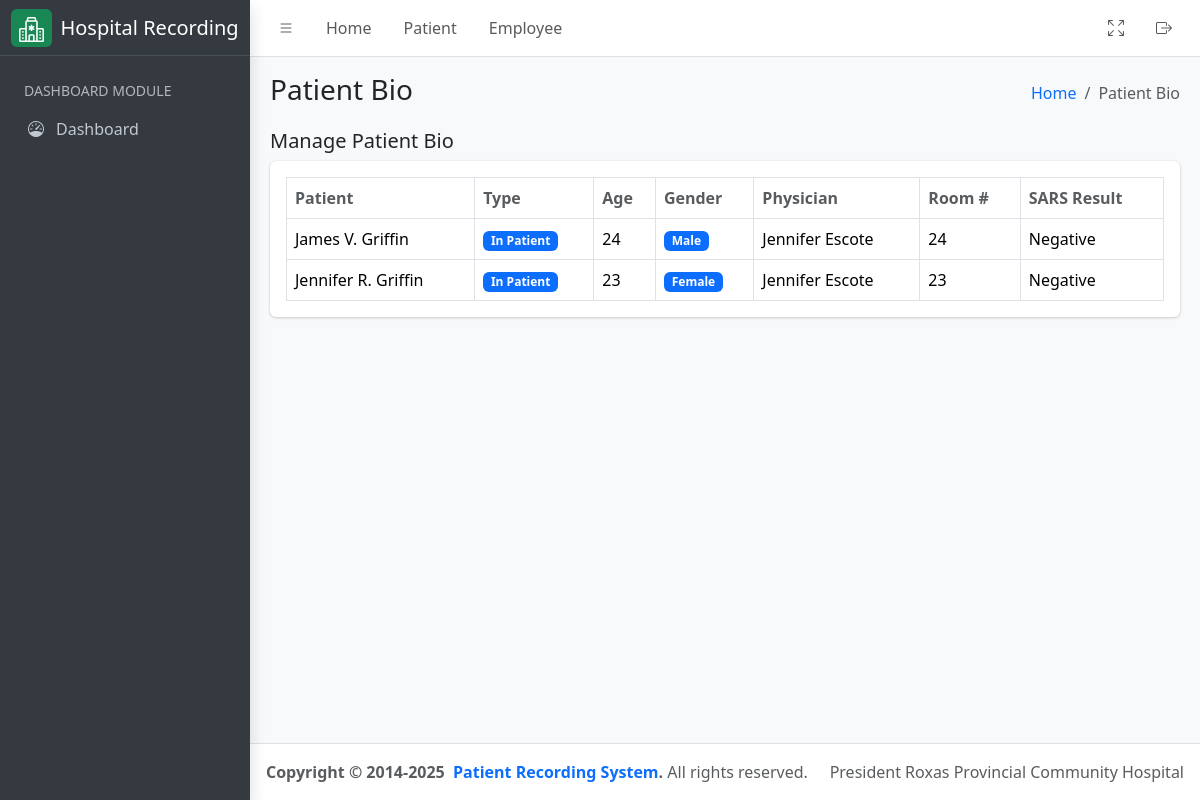
The page /patient/bio on the database as committed earlier.
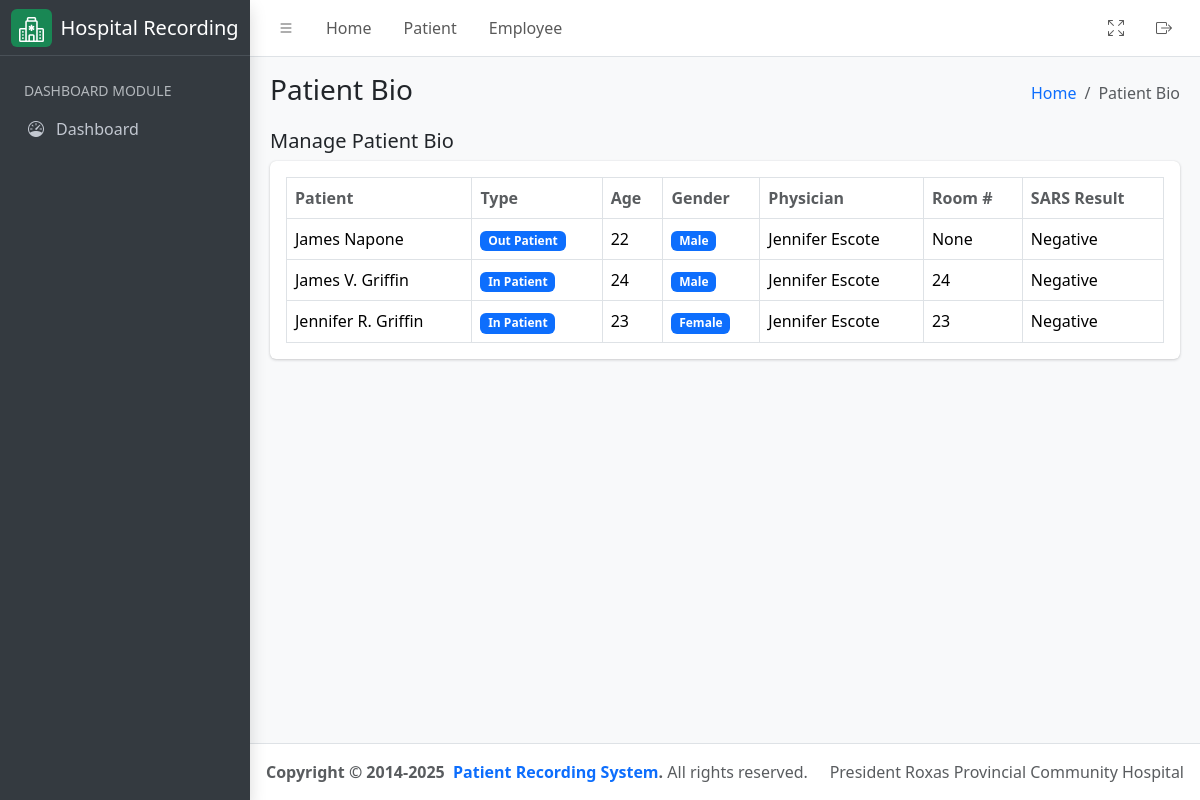
The same page on the database as committed later.
### hospital_app/models.py (models this page shows, shortened)
class Patient(models.Model):
    firstname = models.CharField(max_length=255)
    middlename = models.CharField(max_length=255, null=False, blank=True)
    lastname = models.CharField(max_length=255)
    age = models.PositiveIntegerField()
    sex = models.CharField(
        max_length=10, choices=(("Male", "Male"), ("Female", "Female"))
    )
    birthdate = models.DateField(help_text="Birth date of the patient", null=True, blank=True)
    address = models.TextField(help_text="Permanent address of the patient", null=True, blank=True)
    physician = models.ForeignKey(
        CustomUser,
        related_name="physician",
        limit_choices_to={"groups__name": "Physician"},
        on_delete=models.CASCADE,
    )
    room_number = models.PositiveIntegerField(null=True, blank=True, help_text="Leave room number as empty if out patient")
    sample_type = models.CharField(max_length=255)
    time_of_collection = models.TimeField(auto_now_add=True)
    date_of_collection = models.DateField(auto_now_add=True)
    sars_result = models.CharField(max_length=255)
    date = models.DateField(auto_now_add=True)
    serial_number = models.CharField(max_length=255, help_text="Serial number example: PT-01152025-R23")
    assigned_pathologist = models.ForeignKey(
        CustomUser,
        related_name="patient_pathologist",
        on_delete=models.CASCADE,
        null=True,
        blank=True,
        limit_choices_to={"groups__name": "Pathologist"},
    )
    assigned_technologist = models.ForeignKey(
        CustomUser,
        related_name="patient_technologist",
        on_delete=models.CASCADE,
        null=True,
        blank=True,
        limit_choices_to={"groups__name": "Medical Technologist"},
    )
    patient_type = models.CharField(
        max_length=100,
        default="In Patient",
        choices=(
            ("In Patient", "In Patient"),
            ("Out Patient", "Out Patient"),
        ),
    )
    def get_full_name(self):
        return f"{self.firstname}  { self.middlename[0] + '.' if self.middlename else ''} {self.lastname}"
    class Meta:
        ordering = ("time_of_collection",)

class CustomUser(AbstractUser):
    license_number = models.CharField(max_length=10, unique=True, db_index=True)
    class Meta:
        verbose_name = "User"
        verbose_name_plural = "Users"

### hospital_app/views.py (the view)
# urls.py: path('patient/bio', PatientPanBioListView.as_view(), name="patient_bio_list"),
class PatientPanBioListView(ListView):
    template_name = "patient_bio.html"
    queryset = Patient.objects.all().order_by("-date")
    context_object_name = "patients"
    def get_context_data(self, **kwargs):
        context = super().get_context_data(**kwargs)
        context["detail_header"] = "Patient Bio"
        context["humberger_header"] = "Patient Bio"
        return context

### hospital_app/templatetags/group.py (called while the page is built)
@register.filter
def has_group(user, group_name):
    return user.groups.filter(name=group_name).exists()

### hospital_app/templates/patient_bio.html (shortened to what this page needs)
{% extends './includes/base.html' %}
{% load group %}
{% block content %}
<div class="container-fluid">
    <div class="row">
        <div class="col-md-12">
            <div class="d-flex justify-content-between align-items-center">
                <h5>Manage Patient Bio</h5>
            </div>
            <div class="card mb-4">
                <div class="card-body">
                    <table id="datatable" class="table table-bordered table-hover">
                        <thead>
                            <tr>
                                <th class="text-muted">Patient</th>
                                <th class="text-muted">Type</th>
                                <th class="text-muted">Age</th>
                                <th class="text-muted">Gender</th>
                                <th class="text-muted">Physician</th>
                                <th class="text-muted">Room #</th>
                                <th class="text-muted">SARS Result</th>
                            </tr>
                        </thead>
                        <tbody>
                            {% for result in patients %}
                            <tr>
                                <td>{{ result.get_full_name }}</td>
                                <td>
                                    <span class="badge bg-primary">{{ result.patient_type }}</span>
                                </td>
                                <td>{{ result.age }}</td>
                                <td>
                                    <span class="badge bg-primary">{{ result.sex }}</span>
                                </td>
                                <td>{{ result.physician.get_full_name }}</td>
                                <td>{{ result.room_number }}</td>
                                <td>{{ result.sars_result }}</td>
                            </tr>
                            {% endfor %}
                        </tbody>
                    </table>
                </div>
            </div>
        </div>
    </div>
</div>
{% endblock %}

Rows that differ between the two databases and show on the page:
added Patient: get_full_name "James Napone", patient_type "Out Patient", age "22", sex "Male", physician.get_full_name "Jennifer Escote", room_number "None", sars_result "Negative"
